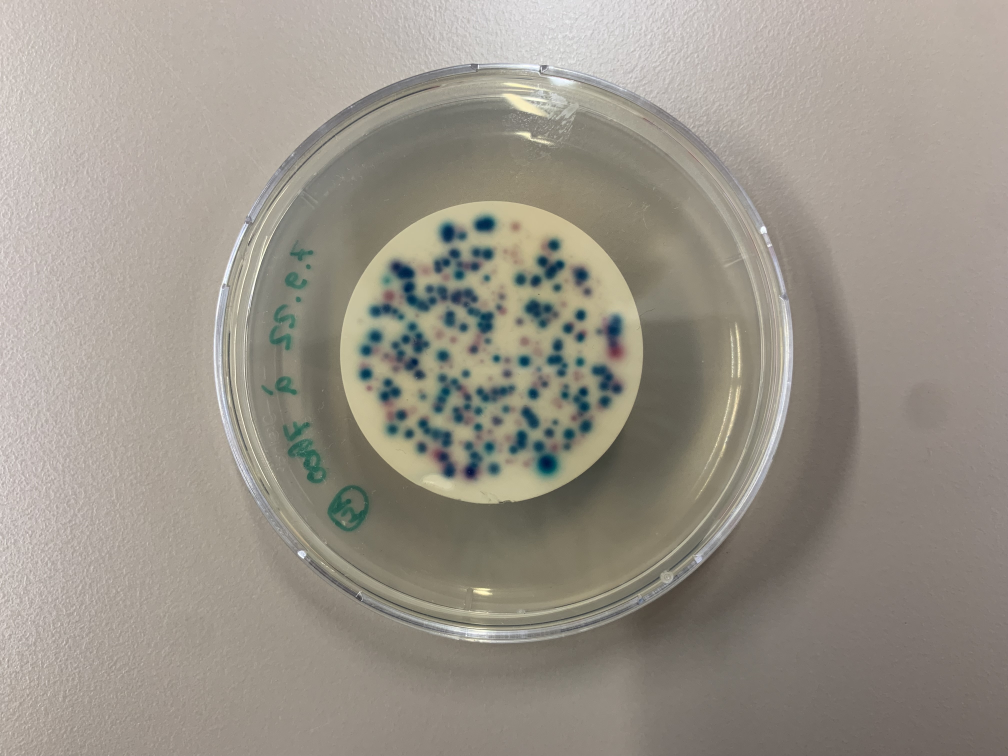
#> input picture data/22-09-07_07h.JPG, 4032 x 3024 px (shown at 1/4 size)
$ jupyter execute test_skimage.ipynb   (shell and % lines are left out)
#> lines starting #> are read from the running program, lines starting #| are printed output that depends on the picture
[cell 1]
import skimage as ski
import matplotlib.pyplot as plt
from skimage.color import rgb2hsv
import numpy as np

from skimage.util import img_as_ubyte
from skimage.transform import hough_circle, hough_circle_peaks
from skimage.feature import canny

from skimage.morphology import area_opening

from skimage.feature import blob_dog, blob_log, blob_doh
from sklearn.cluster import KMeans

[cell 2]
filename = 'data/22-09-07_07_croped.jpg'
filename = 'data/22-09-07_07h.JPG'
#filename = 'data/22-09-09_19h.JPG'
#filename = 'data/22-09-11_07h_dillu10x.jpg'

image = ski.io.imread(filename)
#> image is the input picture: shape (3024, 4032, 3); mean R, G, B 153.9, 147.8, 137.5
#plt.imshow(image)

imlow = ski.transform.resize(image,(400,300))
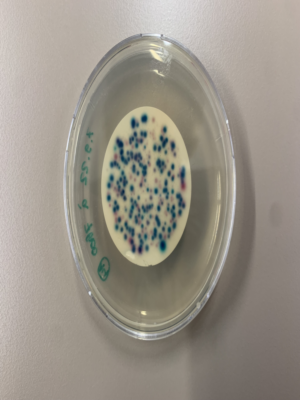
#> imlow: shape (400, 300, 3) float64; mean R, G, B 0.604, 0.58, 0.539
#imlow = ski.transform.resize(image,(300,300))


plt.imshow(imlow)
plt.title(filename)

[cell 3]
nlin, ncol, nlay = image.shape
#> nlin = 3024; ncol = 4032; nlay = 3

nli3 = int(nlin/4)
#> nli3 = 756
ncol3 = int(ncol/4)
#> ncol3 = 1008

imcrop = image[nli3:3*nli3,ncol3:3*ncol3,:]
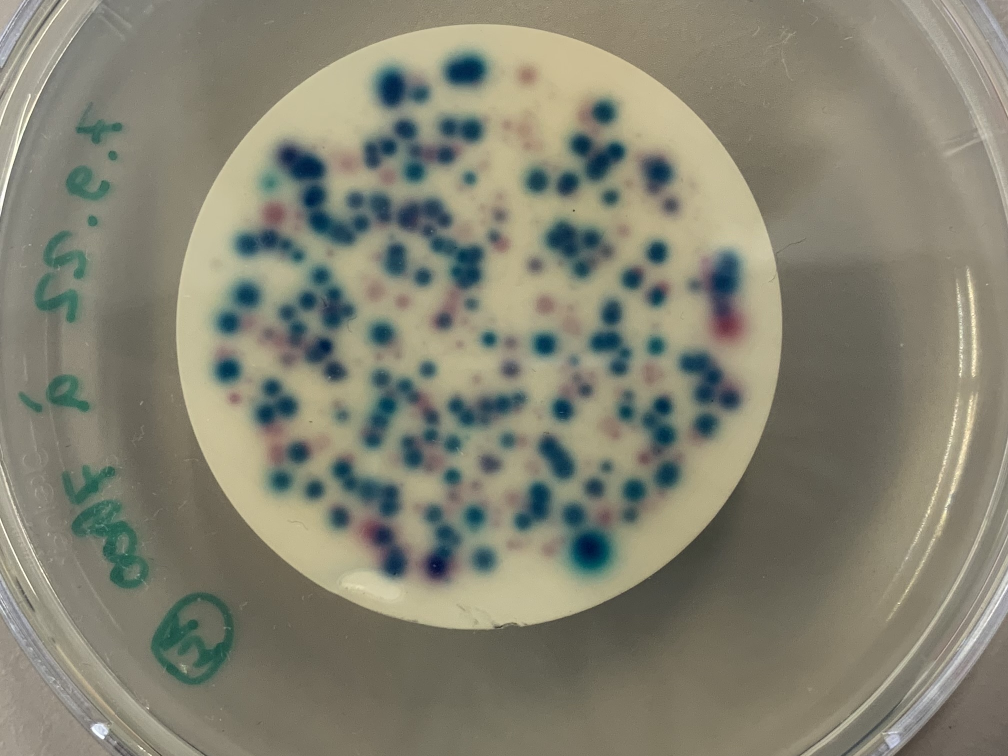
#> imcrop: shape (1512, 2016, 3) (shown at 1/2 size); mean R, G, B 132.1, 130.7, 114.3
plt.imshow(imcrop)

[cell 4]
nlin, ncol, nlay = imcrop.shape
#> nlin = 1512; ncol = 2016

nli3 = int(nlin/3)
#> nli3 = 504
ncol3 = int(ncol/3)
#> ncol3 = 672

imcrop = imcrop[nli3:2*nli3,ncol3:2*ncol3,:]
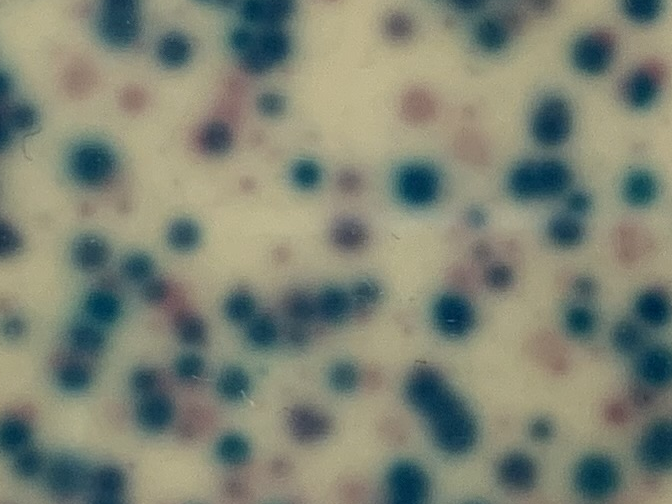
#> imcrop: shape (504, 672, 3); mean R, G, B 126.9, 131.8, 116.5
plt.imshow(imcrop)

[cell 5]
b = imcrop[:,:,0]
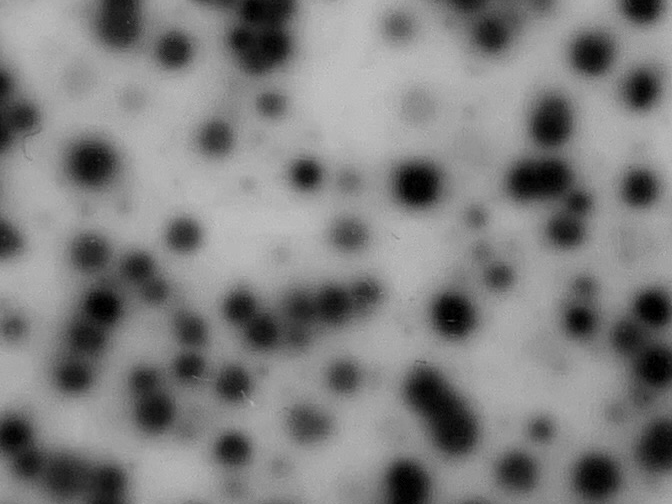
#> b: shape (504, 672); min 0, max 201, mean 126.9

[cell 6]
plt.imshow(b)
plt.colorbar()
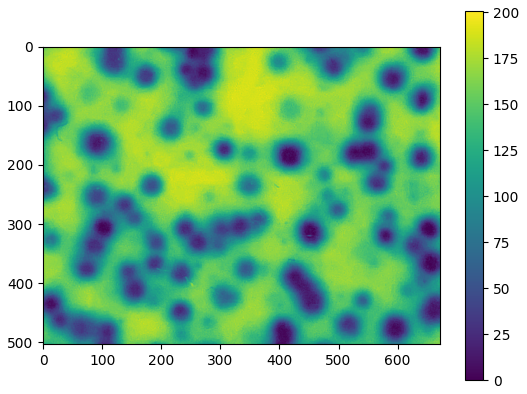
#> figure drawn by matplotlib, 2 panels

77, 73, 58
78, 73, 57
69, 65, 50
80, 75, 59
78, 76, 60

[cell 7]
hsv = rgb2hsv(imlow)
#> hsv: shape (400, 300, 3) float64; mean of channels 0, 1, 2 0.121, 0.124, 0.608
h, s, v = hsv[:,:,0], hsv[:,:,1], hsv[:,:,2]
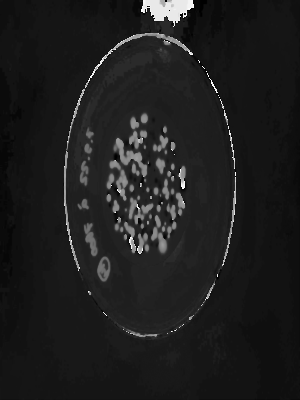
#> h: shape (400, 300) float64; min 0, max 1, mean 0.121
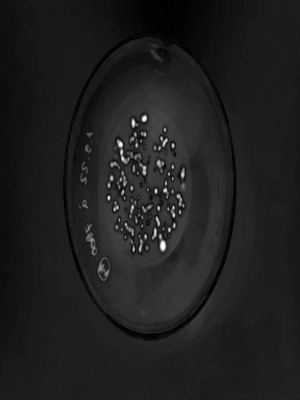
#> s: shape (400, 300) float64; min 0, max 0.991, mean 0.124
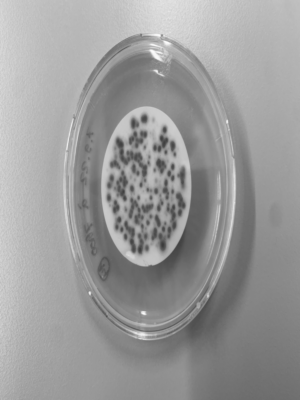
#> v: shape (400, 300) float64; min 0.232, max 0.989, mean 0.608
plt.figure(figsize=(15,5))
for i in range(3):
    plt.subplot(1,3,i+1)
    plt.pcolor(hsv[:,:,i])
    plt.colorbar()
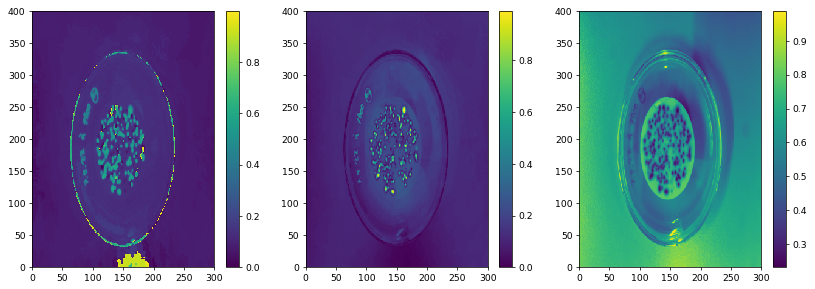
#> figure drawn by matplotlib, 6 panels

$ run again, with data/22-09-09_19h.JPG copied over data/22-09-07_07h.JPG
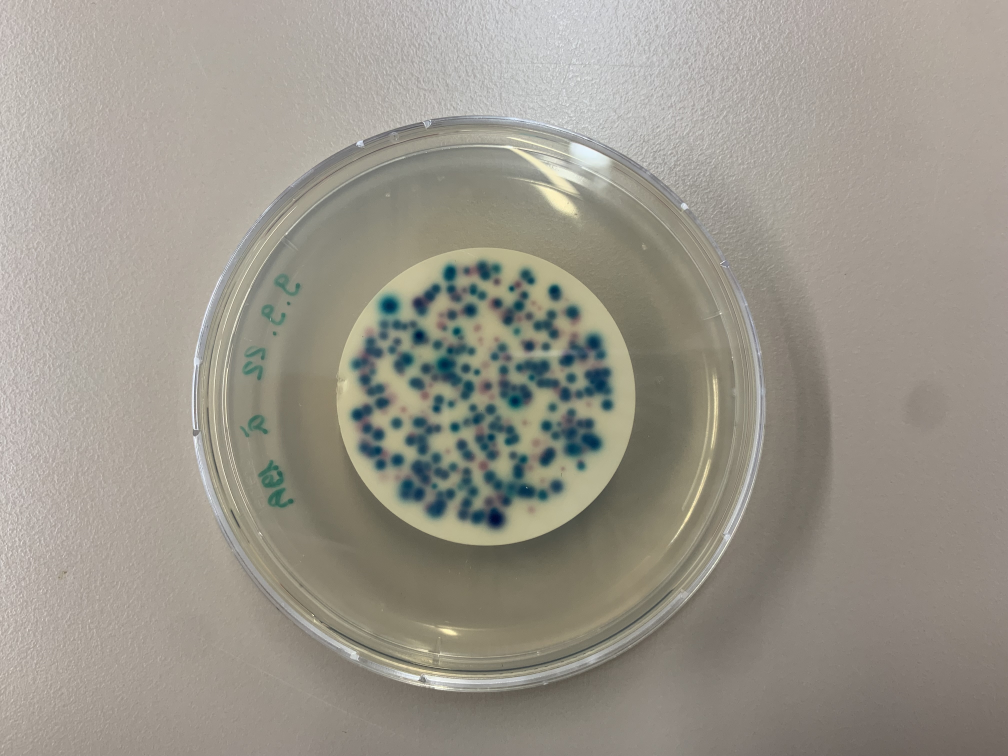
#> input picture data/22-09-09_19h.JPG, 4032 x 3024 px (shown at 1/4 size)
#> image is the input picture: shape (3024, 4032, 3); mean R, G, B 154.6, 149.9, 139.5
#> hsv: shape (400, 300, 3) float64; mean of channels 0, 1, 2 0.137, 0.12, 0.612
#> `h, s, v = hsv[:,:,0], hsv[:,:,1], hsv[:,:,2]`:
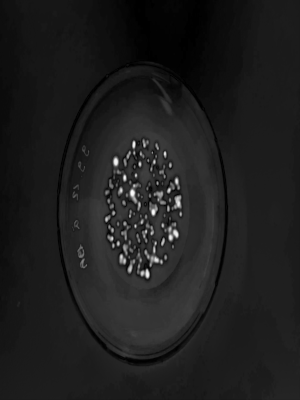
#> s: shape (400, 300) float64; min 0, max 0.992, mean 0.12
#> `h, s, v = hsv[:,:,0], hsv[:,:,1], hsv[:,:,2]`:
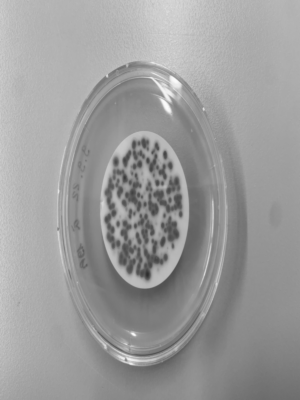
#> v: shape (400, 300) float64; min 0.177, max 0.987, mean 0.612

$ run again, with data/22-09-11_07h_dillu10x.jpg copied over data/22-09-07_07h.JPG
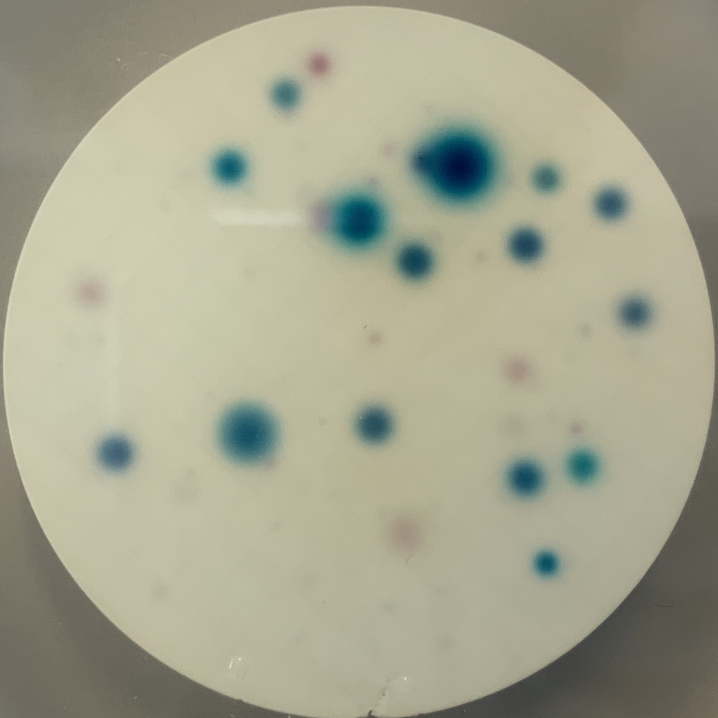
#> input picture data/22-09-11_07h_dillu10x.jpg, 1436 x 1436 px (shown at 1/2 size)
#> image is the input picture: shape (1436, 1436, 3); mean R, G, B 165.7, 165.2, 143.7
#> hsv: shape (400, 300, 3) float64; mean of channels 0, 1, 2 0.168, 0.164, 0.66
#> `h, s, v = hsv[:,:,0], hsv[:,:,1], hsv[:,:,2]`:
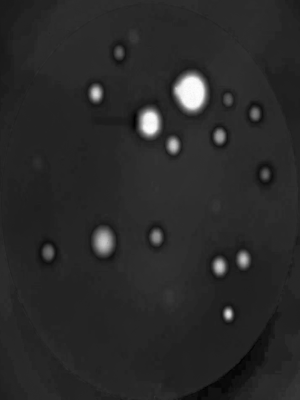
#> s: shape (400, 300) float64; min 0.00539, max 0.996, mean 0.164
#> `h, s, v = hsv[:,:,0], hsv[:,:,1], hsv[:,:,2]`:
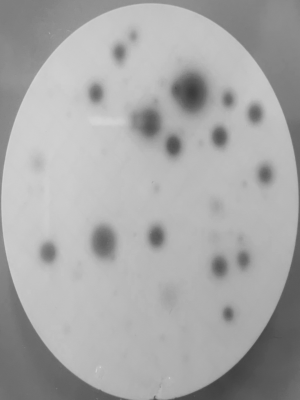
#> v: shape (400, 300) float64; min 0.231, max 0.836, mean 0.66
